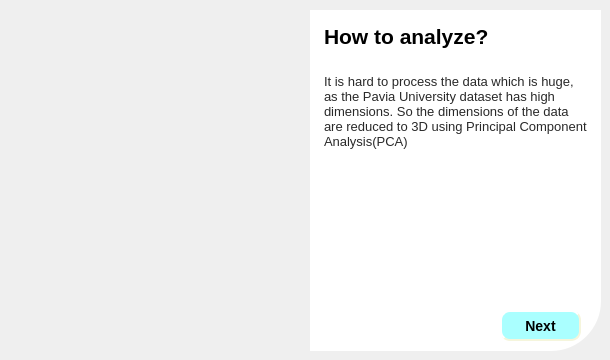
      <widget class="QWidget" name="tab_4">
       <attribute name="title">
        <string>How to</string>
       </attribute>
       <widget class="QPushButton" name="howto_next">
        <property name="geometry">
         <rect>
          <x>500</x>
          <y>310</y>
          <width>81</width>
          <height>31</height>
         </rect>
        </property>
        <property name="styleSheet">
         <string notr="true">QPushButton {
background-color: rgb(170, 255, 255);
    border-style: outset;
    border-width: 2px;
    border-radius: 10px;
    border-color: beige;
    font: bold 14px;
    padding: 6px;
}</string>
        </property>
        <property name="text">
         <string>Next</string>
        </property>
       </widget>
       <widget class="QLabel" name="label_6">
        <property name="geometry">
         <rect>
          <x>20</x>
          <y>180</y>
          <width>291</width>
          <height>171</height>
         </rect>
        </property>
        <property name="styleSheet">
         <string notr="true">border-radius: 50px;</string>
        </property>
        <property name="text">
         <string/>
        </property>
        <property name="pixmap">
         <pixmap>image/IMG_2759.JPG</pixmap>
        </property>
        <property name="scaledContents">
         <bool>true</bool>
        </property>
        <property name="wordWrap">
         <bool>false</bool>
        </property>
       </widget>
       <widget class="QLabel" name="label_7">
        <property name="geometry">
         <rect>
          <x>310</x>
          <y>10</y>
          <width>291</width>
          <height>341</height>
         </rect>
        </property>
        <property name="styleSheet">
         <string notr="true">background-color:rgba(255,255,255,255);
border-bottom-right-radius:50px;</string>
        </property>
        <property name="text">
         <string/>
        </property>
       </widget>
       <widget class="QLabel" name="label_8">
        <property name="geometry">
         <rect>
          <x>20</x>
          <y>10</y>
          <width>291</width>
          <height>171</height>
         </rect>
        </property>
        <property name="styleSheet">
         <string notr="true">border-radius: 50px;</string>
        </property>
        <property name="text">
         <string/>
        </property>
        <property name="pixmap">
         <pixmap>image/IMG_2766.JPG</pixmap>
        </property>
        <property name="scaledContents">
         <bool>true</bool>
        </property>
        <property name="wordWrap">
         <bool>false</bool>
        </property>
       </widget>
       <widget class="QTextBrowser" name="textBrowser_3">
        <property name="geometry">
         <rect>
          <x>320</x>
          <y>70</y>
          <width>271</width>
          <height>231</height>
         </rect>
        </property>
        <property name="frameShape">
         <enum>QFrame::NoFrame</enum>
        </property>
        <property name="frameShadow">
         <enum>QFrame::Plain</enum>
        </property>
        <property name="html">
         <string>&lt;!DOCTYPE HTML PUBLIC &quot;-//W3C//DTD HTML 4.0//EN&quot; &quot;http://www.w3.org/TR/REC-html40/strict.dtd&quot;&gt;
&lt;html&gt;&lt;head&gt;&lt;meta name=&quot;qrichtext&quot; content=&quot;1&quot; /&gt;&lt;style type=&quot;text/css&quot;&gt;
p, li { white-space: pre-wrap; }
&lt;/style&gt;&lt;/head&gt;&lt;body style=&quot; font-family:'MS Shell Dlg 2'; font-size:11.4pt; font-weight:400; font-style:normal;&quot;&gt;
&lt;p style=&quot; margin-top:12px; margin-bottom:12px; margin-left:0px; margin-right:0px; -qt-block-indent:0; text-indent:0px;&quot;&gt;&lt;span style=&quot; font-size:10pt; color:#292929; background-color:#ffffff;&quot;&gt;It is hard to process the data which is huge, as the Pavia University dataset has high dimensions. So the dimensions of the data are reduced to 3D using Principal Component Analysis(PCA)&lt;/span&gt;&lt;span style=&quot; font-size:8.14286pt;&quot;&gt; &lt;/span&gt;&lt;/p&gt;&lt;/body&gt;&lt;/html&gt;</string>
        </property>
       </widget>
       <widget class="QTextBrowser" name="textBrowser_4">
        <property name="geometry">
         <rect>
          <x>320</x>
          <y>20</y>
          <width>271</width>
          <height>41</height>
         </rect>
        </property>
        <property name="font">
         <font>
          <pointsize>14</pointsize>
         </font>
        </property>
        <property name="frameShape">
         <enum>QFrame::NoFrame</enum>
        </property>
        <property name="frameShadow">
         <enum>QFrame::Plain</enum>
        </property>
        <property name="html">
         <string>&lt;!DOCTYPE HTML PUBLIC &quot;-//W3C//DTD HTML 4.0//EN&quot; &quot;http://www.w3.org/TR/REC-html40/strict.dtd&quot;&gt;
&lt;html&gt;&lt;head&gt;&lt;meta name=&quot;qrichtext&quot; content=&quot;1&quot; /&gt;&lt;style type=&quot;text/css&quot;&gt;
p, li { white-space: pre-wrap; }
&lt;/style&gt;&lt;/head&gt;&lt;body style=&quot; font-family:'MS Shell Dlg 2'; font-size:14pt; font-weight:400; font-style:normal;&quot;&gt;
&lt;p style=&quot; margin-top:0px; margin-bottom:0px; margin-left:0px; margin-right:0px; -qt-block-indent:0; text-indent:0px;&quot;&gt;&lt;span style=&quot; font-size:16pt; font-weight:600;&quot;&gt;How to analyze?&lt;/span&gt;&lt;/p&gt;&lt;/body&gt;&lt;/html&gt;</string>
        </property>
       </widget>
       <zorder>label_7</zorder>
       <zorder>label_8</zorder>
       <zorder>label_6</zorder>
       <zorder>howto_next</zorder>
       <zorder>textBrowser_3</zorder>
       <zorder>textBrowser_4</zorder>
      </widget>
